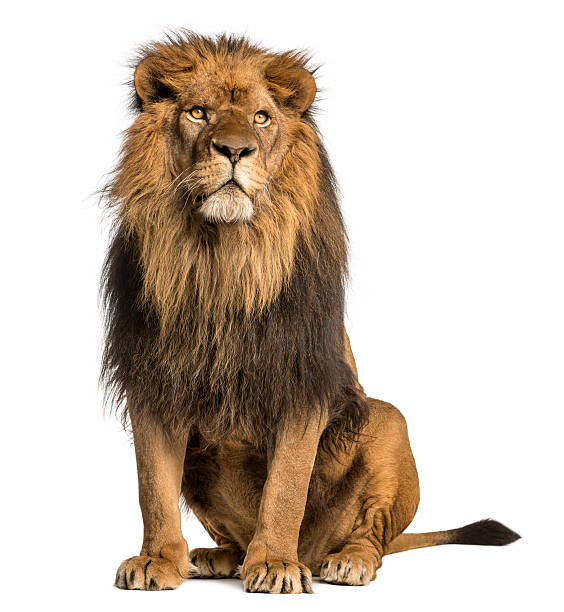
#> input picture animal.jpg, 564 x 612 px, found by its file name
$ jupyter execute Project_cv.ipynb
#> lines starting #> are read from the running program, lines starting #| are printed output that depends on the picture; after the words box and inside, x2 and y2 are one past the last pixel; in counts of white or black regions, pixels touching at a corner belong together
[cell 1]
import cv2
img1=cv2.imread(r'C:\Users\admin\Desktop\Arkadeep\Data\animal.jpg')
#> img1 is the input picture: shape (612, 564, 3); mean B, G, R 180, 192.9, 206.4
img1_gray=cv2.cvtColor(img1,cv2.COLOR_BGR2GRAY)
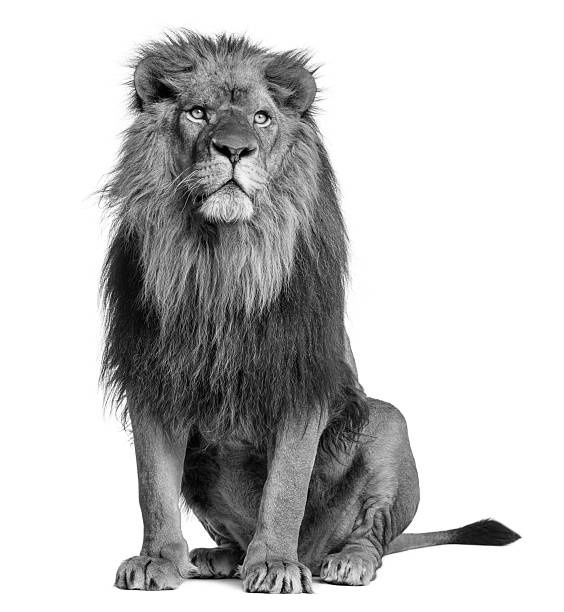
#> img1_gray: shape (612, 564); min 0, max 255, mean 195.5
ret,thresh=cv2.threshold(img1_gray,80,255,cv2.THRESH_BINARY)
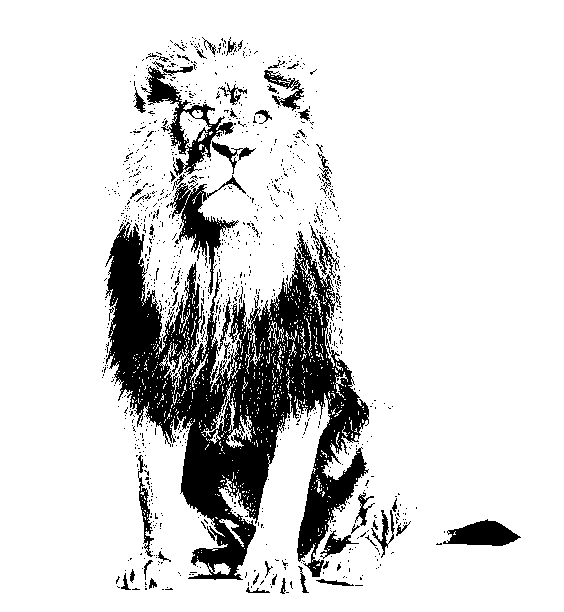
#> thresh: shape (612, 564); 85% white; 1064 black regions (1006 under 20 px), largest, box (x1, y1, x2, y2) and area: (105, 222, 369, 580) 38461, (141, 61, 234, 176) 2446, (170, 175, 246, 295) 2206
cv2.imshow('img',thresh)
cv2.waitKey(0) & 0xFF
cv2.destroyAllWindows()
